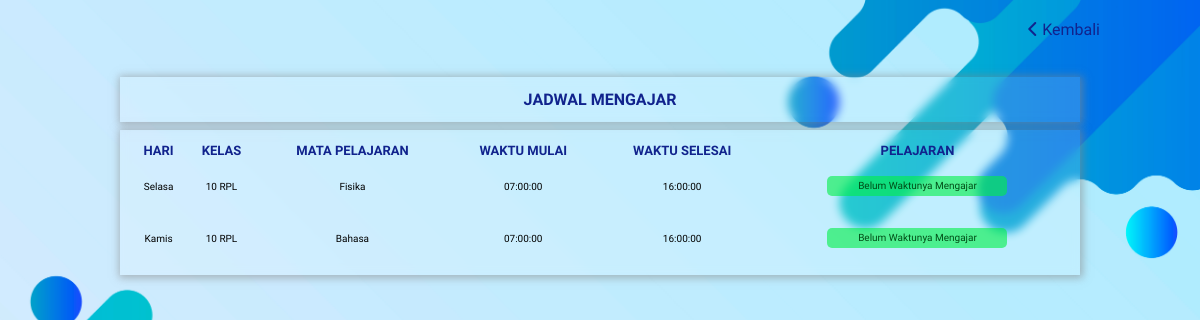
Page /aplikasi/guru/jadwal-mengajar.php (signed in) on the committed database.
### tables this page shows
CREATE TABLE jadwal(
  id_jadwal INT AUTO_INCREMENT PRIMARY KEY,
  id_kelas INT NOT NULL,
  id_hari INT NOT NULL,
  id_mata_pelajaran INT NOT NULL,
  id_guru INT NOT NULL,
  waktu_mulai TIME,
  waktu_selesai TIME,
  
  CONSTRAINT fk_kelas_jadwal FOREIGN KEY (id_kelas) REFERENCES kelas(id_kelas) ON DELETE CASCADE ON UPDATE CASCADE,
  CONSTRAINT fk_hari_jadwal FOREIGN KEY (id_hari) REFERENCES hari(id_hari) ON DELETE CASCADE ON UPDATE CASCADE,
  CONSTRAINT fk_mata_pelajaran_jadwal FOREIGN KEY (id_mata_pelajaran) REFERENCES mata_pelajaran(id_mata_pelajaran) ON DELETE CASCADE ON UPDATE CASCADE,
  CONSTRAINT fk_guru_jadwal FOREIGN KEY (id_guru) REFERENCES guru(id) ON DELETE CASCADE ON UPDATE CASCADE
);

CREATE TABLE hari(
  id_hari INT AUTO_INCREMENT PRIMARY KEY,
  nama_hari VARCHAR(255) NOT NULL
);

CREATE TABLE kelas(
  id_kelas INT AUTO_INCREMENT PRIMARY KEY,
  id_sekolah INT NOT NULL,
  nama_kelas VARCHAR(255) NOT NULL,
  
  CONSTRAINT fk_sekolah_kelas FOREIGN KEY (id_sekolah) REFERENCES sekolah (id) ON DELETE CASCADE ON UPDATE CASCADE
);

CREATE TABLE mata_pelajaran(
  id_mata_pelajaran INT AUTO_INCREMENT PRIMARY KEY,
  nama_mata_pelajaran VARCHAR(255) NOT NULL
);

### aplikasi/guru/jadwal-mengajar.php (the view, shortened to what this page needs)
<?php
$id_guru = $_SESSION["id_guru"];
require "../koneksi-database.php";
$ambil_data_guru = mysqli_query($koneksi_database, "SELECT * FROM guru WHERE id_guru='$id_guru' ");
$data_guru = mysqli_fetch_assoc($ambil_data_guru);
$id_guru = $data_guru["id"];
$hari_saat_ini = date("l");
if($hari_saat_ini == "Sunday") {
	$hari_saat_ini = "ahad";
} elseif($hari_saat_ini == "Monday") {
	$hari_saat_ini = "senin";
} elseif($hari_saat_ini == "Tuesday") {
	$hari_saat_ini = "selasa";
} elseif($hari_saat_ini == "Wednesday") {
	$hari_saat_ini = "rabu";
} elseif($hari_saat_ini == "Thursday") {
	$hari_saat_ini = "kamis";
} elseif($hari_saat_ini == "Friday") {
	$hari_saat_ini = "jum'at";
} elseif($hari_saat_ini == "Saturday") {
	$hari_saat_ini = "sabtu";
}
$kueri_data_jadwal = "
	SELECT
		hari.nama_hari,
		kelas.nama_kelas,
		mata_pelajaran.nama_mata_pelajaran,
		jadwal.id_kelas,
		jadwal.id_mata_pelajaran,
		jadwal.waktu_mulai,
		jadwal.waktu_selesai
	FROM jadwal
	INNER JOIN hari ON hari.id_hari = jadwal.id_hari
	INNER JOIN kelas ON kelas.id_kelas = jadwal.id_kelas
	INNER JOIN mata_pelajaran ON mata_pelajaran.id_mata_pelajaran = jadwal.id_mata_pelajaran
	WHERE id_guru = '$id_guru'
	ORDER BY jadwal.id_hari, jadwal.waktu_mulai
";
$ambil_data_jadwal = mysqli_query($koneksi_database, $kueri_data_jadwal);
$waktu_saat_ini = date("H:i:s");
?>
<!DOCTYPE html>
<html lang="en">
<body>
<nav>
<a class="kembali" href="../guru"><i class="fas fa-chevron-left"></i> Kembali</a>
</nav><br><br><br>
<table align="center">
<tr>
			<td class="head-table" colspan="6" align="center">Jadwal Mengajar</td>
		</tr>
		<table  align="center">
		<tr class="tatabel">
			<th>hari</th>
			<th>kelas</th>
			<th>mata pelajaran</th>
			<th>waktu mulai</th>
			<th>waktu selesai</th>
			<th colspan="2">pelajaran</th>
		</tr>
		<?php while($data_jadwal = mysqli_fetch_assoc($ambil_data_jadwal)) : ?>
		<tr class="table-mapel" align="center" >
			<td><?php echo $data_jadwal["nama_hari"]; ?></td>
			<td><?php echo $data_jadwal["nama_kelas"]; ?></td>
			<td><?php echo $data_jadwal["nama_mata_pelajaran"]; ?></td>
			<td><?php echo $data_jadwal["waktu_mulai"]; ?></td>
			<td><?php echo $data_jadwal["waktu_selesai"]; ?></td>
			<td>
				<?php if ($hari_saat_ini != $data_jadwal["nama_hari"] && $waktu_saat_ini < $data_jadwal["waktu_mulai"]): ?>
					<p class="btn-wait">belum waktunya mengajar</p>
				<?php elseif($hari_saat_ini != $data_jadwal["nama_hari"] && $waktu_saat_ini > $data_jadwal["waktu_selesai"]) : ?>
					<p class="btn-wait">belum waktunya mengajar</p>
				<?php elseif($hari_saat_ini != $data_jadwal["nama_hari"] && $waktu_saat_ini >= $data_jadwal["waktu_mulai"] AND $waktu_saat_ini <= $data_jadwal["waktu_selesai"]) : ?>
					<p class="btn-wait">belum waktunya mengajar</p>
				<?php elseif($hari_saat_ini == $data_jadwal["nama_hari"] && $waktu_saat_ini < $data_jadwal["waktu_mulai"]) : ?>
					<p class="btn-wait">belum waktunya mengajar</p>
				<?php elseif($hari_saat_ini == $data_jadwal["nama_hari"] && $waktu_saat_ini > $data_jadwal["waktu_selesai"]) : ?>
					<p class="btn-lewat">waktu sudah lewat</p>
				<?php endif ?>
			</td>
		</tr>
		<?php endwhile; ?>
	</table>
</body>
</html>

### assets/css/style.css (style rules this page uses)
:root { --header-height: 3rem; --first-color: #212686; --first-color-dark: #212686; --first-color-darken: #3e44ba; --white-color: #fcf8f8; --body-font: "Convergence", sans-serif; --big-font-size: 2.5rem; --normal-font-size: 0.938rem; --z-fixed: 100; }
@media screen and (min-width: 768px) { :root { --big-font-size: 5rem; --normal-font-size: 1rem; } }
body { display: block; background-image: url("../../bg.jpg "); background-size: cover; background-repeat: no-repeat; margin: var(--header-height) 0 0 0; padding: 0; font-family: var(--body-font); font-size: var(--normal-font-size); font-weight: 500; }
h1, p, ul { margin: 0; }
a { text-decoration: none; }
@media screen and (min-width: 768px) { body { margin: 0; } }
@media screen and (min-width: 1024px) { nav { padding-top: 20px; } }
@media screen and (min-width: 1024px) { .kembali { margin-right: 100px; float: right; color: #11238d; } }
@media screen and (min-width: 1024px) { table { width: 80%; padding: 10px; box-shadow: 1px 1px 8px 2px #8888888f; margin-bottom: 8px; margin-left: auto; margin-right: auto; background-color: rgba(255, 255, 255, 0.15); backdrop-filter: blur(5px); max-width: 1000px; } }
@media screen and (min-width: 1024px) { .tatabel { text-transform: uppercase; text-align: center; font-size: 13px; color: #11238d; } }
@media screen and (min-width: 1024px) { .head-table { font-weight: 600; text-transform: uppercase; color: #11238d; } }
@media screen and (min-width: 1024px) { .table-mapel { text-transform: capitalize; height: 50px; border-radius: 30px; font-size: 10px; } }
@media screen and (min-width: 1024px) { .btn-wait { display: block; width: 180px; height: 20px; border-radius: 5px; background-color: rgba(0, 238, 71, 0.603); color: rgb(0, 77, 23); line-height: 20px; } }

### rows in the picture
jadwal: id_hari.nama_hari "Selasa", id_kelas.nama_kelas "10 RPL", id_mata_pelajaran.nama_mata_pelajaran "Fisika", waktu_mulai "07:00:00", waktu_selesai "16:00:00", shows "Belum Waktunya Mengajar"
jadwal: id_hari.nama_hari "Kamis", id_kelas.nama_kelas "10 RPL", id_mata_pelajaran.nama_mata_pelajaran "Bahasa", waktu_mulai "07:00:00", waktu_selesai "16:00:00", shows "Belum Waktunya Mengajar"
